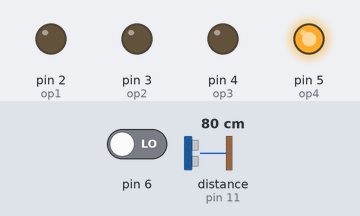
This sketch was run on a simulated Arduino Uno, built with avr-gcc and run on an emulated ATmega328P. Shown: output pins drawn as LEDs (lit = HIGH). Wiring (inferred from the names in the program): ultrasonic range finder: trigger pin 10; echo pin 11. The inputs (shaded band) are chosen by the test bench; at power-on: distance to the obstacle (sensor on pin 11) 80 cm, pin 6 LOW. The echo pulse lasts 58.3 µs per cm; pins used as bus, display or sensor lines are not drawn.

Above: at 1.2 s.
1.3 s: distance to the obstacle (sensor on pin 11) set to 8 cm
2.8 s: distance to the obstacle (sensor on pin 11) set to 5 cm
At 4.0 s:
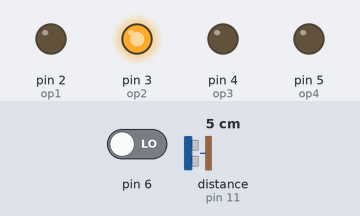
4.3 s: distance to the obstacle (sensor on pin 11) set to 9 cm
At 5.3 s:
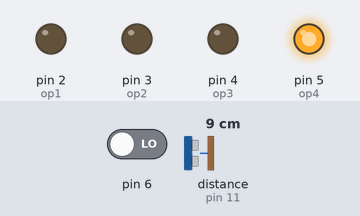
5.8 s: distance to the obstacle (sensor on pin 11) set to 2 cm
At 6.4 s:
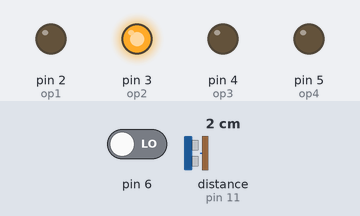
7.3 s: pin 6 driven HIGH
At 7.6 s:
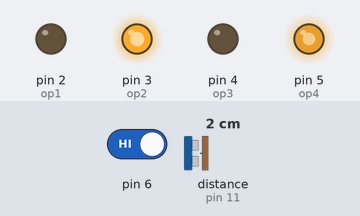
8.8 s: distance to the obstacle (sensor on pin 11) set to 18 cm
At 10.0 s:
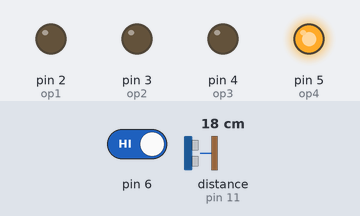
Timing chart, 0 to 11.3 s (numbered marks = the images above; inputs shaded):
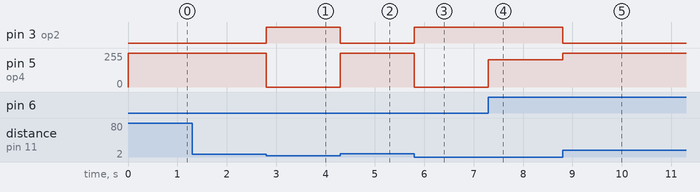

Measured:
- the behaviour switches between 7 and 6 cm on distance to the obstacle (sensor on pin 11) (found by bisection; images 0 and 1)
- after the input at 1.3 s, every drawn part: stays the same
- after the input at 2.8 s, pin 3 (op2): LOW → HIGH at once; pin 5 (op4): 255/255 → 0/255 at once
- after the input at 4.3 s, pin 3 (op2): HIGH → LOW at once; pin 5 (op4): 0/255 → 255/255 at once
- after the input at 5.8 s, pin 3 (op2): LOW → HIGH at once; pin 5 (op4): 255/255 → 0/255 at once
- after the input at 7.3 s, pin 5 (op4): 0/255 → 206/255 at once
- after the input at 8.8 s, pin 3 (op2): HIGH → LOW at once; pin 5 (op4): 206/255 → 255/255 at once

The sketch:

mazebot.ino
```cpp
# define trig 10
# define echo 11
# define op1 2
# define op2 3
# define op3 4
# define op4 5
# define ir1 6

void setup() {
  // put your setup code here, to run once:
pinMode(trig,OUTPUT);
pinMode(echo,INPUT);
pinMode(op1,OUTPUT);
pinMode(op2,OUTPUT);
pinMode(op3,OUTPUT);
pinMode(op4,OUTPUT);
}

long ultrasound()
{
digitalWrite(trig,LOW);
delayMicroseconds(2);
digitalWrite(trig,HIGH);
delayMicroseconds(10);
digitalWrite(trig,LOW);
long dur =pulseIn(echo,HIGH);
long dist=(dur/2)/29.4;
 return dist;

}

int irsensor(int pin)
{
  int val=digitalRead(pin);
  return val;
}

void loop() {
  // put your main code here, to run repeatedly:
   long dist=ultrasound();
 if((dist<5)&&(irsensor(ir1)==HIGH))
    {
      digitalWrite(op1,LOW);
      digitalWrite(op2,HIGH);
      digitalWrite(op3,LOW);
      analogWrite(op4,206);
    }
 else if(dist>5)
    {
      digitalWrite(op1,LOW);
      digitalWrite(op2,LOW);
      digitalWrite(op3,LOW);
      digitalWrite(op4,206);
    }
else if(irsensor(ir1)!=HIGH)
    {
      digitalWrite(op1,LOW);
      digitalWrite(op4,LOW);
      digitalWrite(op3,LOW);
      digitalWrite(op2,HIGH);
    }
}
```
